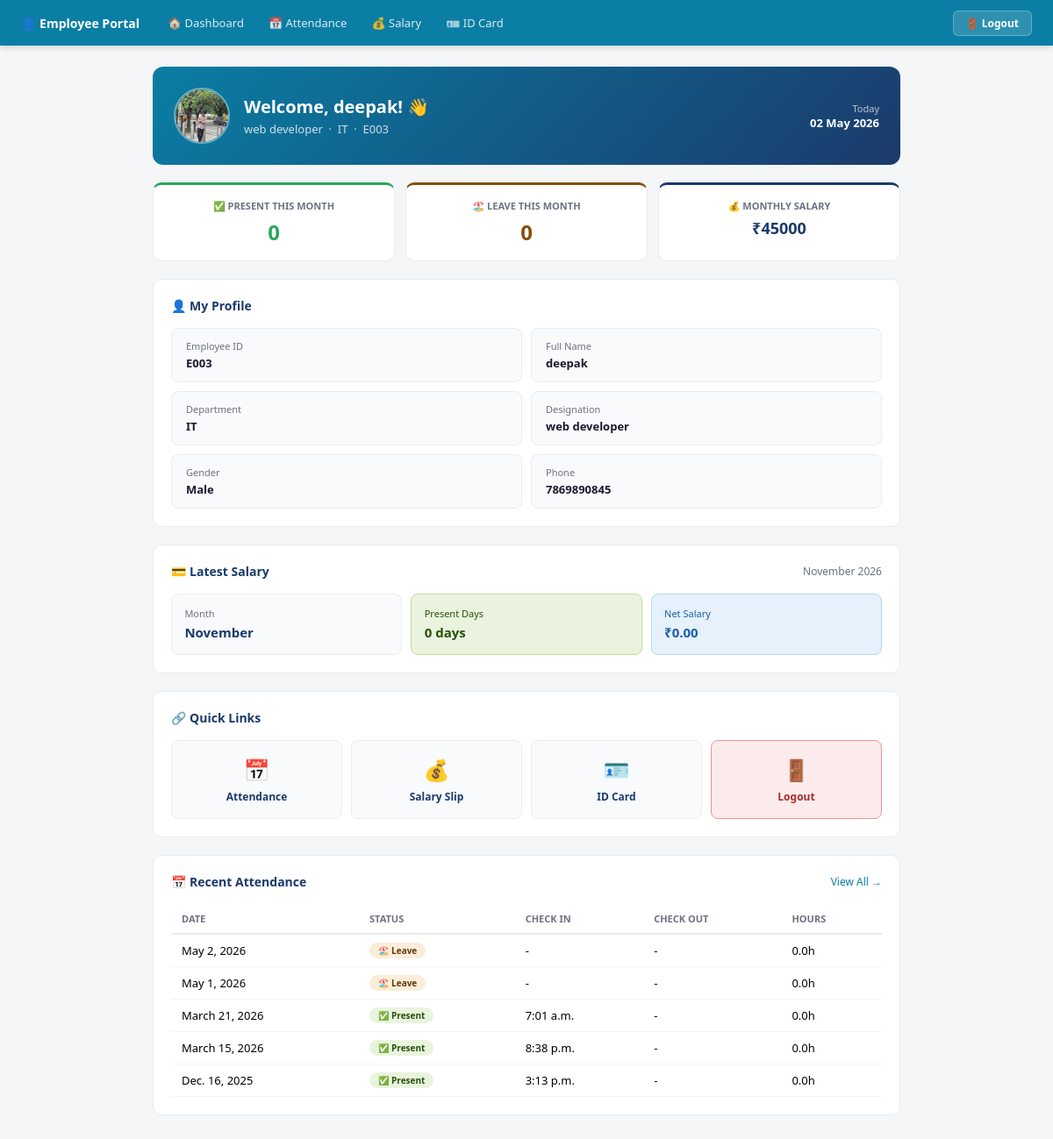
The page /emp_dashboard/ (signed in) on the database its author committed.
### app/models.py (models this page shows, shortened)
class Employees(models.Model):
    user = models.OneToOneField(CustomUser, on_delete=models.CASCADE, null=True, blank=True)
    name = models.CharField(max_length=100)
    emp_id = models.CharField(max_length=20, unique=True, blank=True)
    Gender = models.CharField(choices=[('Male','Male'),('Female','Female'),('Other','Other')], max_length=10)
    phone = models.BigIntegerField()
    depertment = models.CharField(choices=[
        ('HR','HR'),('IT','IT'),('Finance','Finance'),
        ('Marketing','Marketing'),('Sales','Sales')
    ], max_length=20)
    designation = models.CharField(max_length=50)
    salary = models.IntegerField(default=0)
    photo = models.ImageField(upload_to='image/', blank=True, null=True)

class emp_Salary(models.Model):
    employee = models.ForeignKey(Employees, on_delete=models.CASCADE)
    month = models.CharField(max_length=20)
    year = models.IntegerField()
    present_days = models.IntegerField(default=0)
    salary = models.DecimalField(max_digits=10, decimal_places=2, default=0)

class Emp_Attendance(models.Model):
    employee = models.ForeignKey(Employees, on_delete=models.CASCADE)
    date = models.DateField()
    status = models.CharField(choices=[
        ('present','Present'),('absent','Absent'),('leave','Leave')
    ], max_length=10, null=True, blank=True)
    check_in = models.TimeField(null=True, blank=True)
    check_out = models.TimeField(null=True, blank=True)
    total_hours = models.FloatField(default=0)

### app/views.py (the view, shortened to what this page needs)
# urls.py: path('emp_dashboard/', dashboard_view, name='emp_dashboard'),
@login_required
def dashboard_view(request):
    emp = Employees.objects.filter(user=request.user).first()
    today = datetime.now().date()
    att   = Emp_Attendance.objects.filter(employee=emp)
    return render(request, 'Employee/employee_dashboard.html', {
        'employee':        emp,
        'attendance_list': att.order_by('-date')[:5],
        'present_days':    att.filter(
            status__icontains="present",
            date__month=today.month,
            date__year=today.year
        ).count(),
        'absent_days':     att.filter(
            status__icontains="leave",
            date__month=today.month,
            date__year=today.year
        ).count(),
        'latest_salary':   emp_Salary.objects.filter(employee=emp).order_by('-year', '-month').first(),
    })

### app/templates/Employee/employee_dashboard.html (shortened to what this page needs)
{% include "Employee/employee_navbar.html" %}
<!DOCTYPE html>
<html lang="en">
<head>
</head>
<body>
<div class="content">
{% if not employee %}
<div class="no-emp">
  <div style="font-size:52px;margin-bottom:1rem">⚠️</div>
  <div style="font-size:18px;font-weight:700;color:#1B3A6B;margin-bottom:0.5rem">No Employee Record Found</div>
  <div style="font-size:13px;color:#6B7280;margin-bottom:1.5rem;line-height:1.7">
  </div>
  <a href="{% url 'employee-login' %}" style="background:#1B3A6B;color:#fff;padding:9px 24px;border-radius:7px;text-decoration:none;font-size:13px;font-weight:600">← Back to Login</a>
</div>
{% else %}
<div class="welcome">
  {% if employee.photo %}
    <img src="{{ employee.photo.url }}" style="width:64px;height:64px;border-radius:50%;object-fit:cover;border:2px solid rgba(255,255,255,0.4);flex-shrink:0">
  {% else %}
    <div class="avatar">{{ employee.name|first|upper }}</div>
  {% endif %}
  <div style="flex:1">
    <div class="welcome-name">Welcome, {{ employee.name }}! 👋</div>
    <div class="welcome-sub">{{ employee.designation }} &nbsp;·&nbsp; {{ employee.depertment }} &nbsp;·&nbsp; {{ employee.emp_id }}</div>
  </div>
  <div style="text-align:right">
    <div style="font-size:11px;color:rgba(255,255,255,0.7)">Today</div>
    <div style="font-size:13px;font-weight:600;color:#fff">{% now "d M Y" %}</div>
  </div>
</div>
<div class="stat-grid">
  <div class="stat-card" style="border-top:3px solid #27A85A">
    <div class="stat-label">✅ Present This Month</div>
    <div class="stat-val" style="color:#27A85A">{{ present_days }}</div>
  </div>
  <div class="stat-card" style="border-top:3px solid #854F0B">
    <div class="stat-label">🏖️ Leave This Month</div>
    <div class="stat-val" style="color:#854F0B">{{ absent_days }}</div>
  </div>
  <div class="stat-card" style="border-top:3px solid #1B3A6B">
    <div class="stat-label">💰 Monthly Salary</div>
    <div class="stat-val" style="font-size:18px">₹{{ employee.salary }}</div>
  </div>
</div>
<div class="card">
  <div class="card-title">👤 My Profile</div>
  <div class="info-grid">
    <div class="info-item">
      <div class="info-label">Employee ID</div>
      <div class="info-val">{{ employee.emp_id }}</div>
    </div>
    <div class="info-item">
      <div class="info-label">Full Name</div>
      <div class="info-val">{{ employee.name }}</div>
    </div>
    <div class="info-item">
      <div class="info-label">Department</div>
      <div class="info-val">{{ employee.depertment }}</div>
    </div>
    <div class="info-item">
      <div class="info-label">Designation</div>
      <div class="info-val">{{ employee.designation }}</div>
    </div>
    <div class="info-item">
      <div class="info-label">Gender</div>
      <div class="info-val">{{ employee.Gender }}</div>
    </div>
    <div class="info-item">
      <div class="info-label">Phone</div>
      <div class="info-val">{{ employee.phone }}</div>
    </div>
  </div>
</div>
{% if latest_salary %}
<div class="card">
  <div class="card-title">
    💳 Latest Salary
    <span style="font-size:12px;color:#6B7280;font-weight:400">{{ latest_salary.month }} {{ latest_salary.year }}</span>
  </div>
  <div style="display:grid;grid-template-columns:1fr 1fr 1fr;gap:10px">
    <div style="background:#F8FAFC;border:1px solid #E8ECF0;padding:0.9rem;border-radius:8px">
      <div style="font-size:11px;color:#6B7280;margin-bottom:4px">Month</div>
      <div style="font-size:15px;font-weight:600;color:#1B3A6B">{{ latest_salary.month }}</div>
    </div>
    <div style="background:#EAF3DE;border:1px solid #C0DD97;padding:0.9rem;border-radius:8px">
      <div style="font-size:11px;color:#27500A;margin-bottom:4px">Present Days</div>
      <div style="font-size:15px;font-weight:600;color:#27500A">{{ latest_salary.present_days }} days</div>
    </div>
    <div style="background:#E6F1FB;border:1px solid #B8D4F5;padding:0.9rem;border-radius:8px">
      <div style="font-size:11px;color:#185FA5;margin-bottom:4px">Net Salary</div>
      <div style="font-size:15px;font-weight:600;color:#185FA5">₹{{ latest_salary.salary }}</div>
    </div>
  </div>
</div>
{% endif %}
<div class="card">
  <div class="card-title">🔗 Quick Links</div>
  <div style="display:grid;grid-template-columns:repeat(4,1fr);gap:10px">
    <a href="{% url 'emp-attendance' %}" style="background:#F8FAFC;border:1px solid #E8ECF0;border-radius:8px;padding:1rem;text-align:center;text-decoration:none;display:block">
      <div style="font-size:24px;margin-bottom:6px">📅</div>
      <div style="font-size:12px;font-weight:600;color:#1B3A6B">Attendance</div>
    </a>
    <a href="{% url 'silp_view' %}" style="background:#F8FAFC;border:1px solid #E8ECF0;border-radius:8px;padding:1rem;text-align:center;text-decoration:none;display:block">
      <div style="font-size:24px;margin-bottom:6px">💰</div>
      <div style="font-size:12px;font-weight:600;color:#1B3A6B">Salary Slip</div>
    </a>
    <a href="{% url 'id-details' %}" style="background:#F8FAFC;border:1px solid #E8ECF0;border-radius:8px;padding:1rem;text-align:center;text-decoration:none;display:block">
      <div style="font-size:24px;margin-bottom:6px">🪪</div>
      <div style="font-size:12px;font-weight:600;color:#1B3A6B">ID Card</div>
    </a>
    <a href="{% url 'logout' %}" style="background:#FCEBEB;border:1px solid #F09595;border-radius:8px;padding:1rem;text-align:center;text-decoration:none;display:block">
      <div style="font-size:24px;margin-bottom:6px">🚪</div>
      <div style="font-size:12px;font-weight:600;color:#A32D2D">Logout</div>
    </a>
  </div>
</div>
<div class="card">
  <div class="card-title">
    📅 Recent Attendance
    <a href="{% url 'emp-attendance' %}" style="font-size:12px;color:#0A7EA4;text-decoration:none;font-weight:500">View All →</a>
  </div>
  <table class="table">
    <thead>
      <tr>
        <th>Date</th>
        <th>Status</th>
        <th>Check In</th>
        <th>Check Out</th>
        <th>Hours</th>
      </tr>
    </thead>
    <tbody>
      {% for a in attendance_list %}
      <tr>
        <td>{{ a.date }}</td>
        <td>
          {% if 'present' in a.status|lower %}
            <span class="badge" style="background:#EAF3DE;color:#27500A">✅ Present</span>
          {% elif 'absent' in a.status|lower %}
            <span class="badge" style="background:#FCEBEB;color:#A32D2D">❌ Absent</span>
          {% else %}
            <span class="badge" style="background:#FAEEDA;color:#633806">🏖️ Leave</span>
          {% endif %}
        </td>
        <td>{{ a.check_in|default:"-" }}</td>
        <td>{{ a.check_out|default:"-" }}</td>
        <td>{{ a.total_hours }}h</td>
      </tr>
      {% endfor %}
    </tbody>
  </table>
</div>
{% endif %}
</div>
</body>
</html>

### app/templates/Employee/employee_dashboard.html (style rules this page uses)
* { box-sizing:border-box;margin:0;padding:0 }
body { font-family:'Segoe UI',sans-serif;background:#F4F6F8 }
.content { padding:1.5rem;max-width:900px;margin:0 auto }
.welcome { background:linear-gradient(135deg,#0A7EA4,#1B3A6B);border-radius:12px;padding:1.5rem;color:#fff;margin-bottom:1.25rem;display:flex;align-items:center;gap:16px }
.welcome-name { font-size:20px;font-weight:700 }
.welcome-sub { font-size:13px;color:rgba(255,255,255,0.8);margin-top:3px }
.stat-grid { display:grid;grid-template-columns:repeat(3,1fr);gap:12px;margin-bottom:1.25rem }
.stat-card { background:#fff;border:1px solid #E8ECF0;border-radius:10px;padding:1rem;text-align:center }
.stat-label { font-size:11px;font-weight:600;color:#6B7280;margin-bottom:6px;text-transform:uppercase }
.stat-val { font-size:24px;font-weight:700;color:#1B3A6B }
.card { background:#fff;border:1px solid #E8ECF0;border-radius:10px;padding:1.25rem;margin-bottom:1.25rem }
.card-title { font-size:14px;font-weight:600;color:#1B3A6B;margin-bottom:1rem;display:flex;align-items:center;justify-content:space-between }
.table { width:100%;border-collapse:collapse;font-size:13px }
.table th { padding:9px 12px;text-align:left;font-size:11px;font-weight:600;color:#6B7280;text-transform:uppercase;border-bottom:2px solid #E8ECF0 }
.table td { padding:9px 12px;border-bottom:1px solid #F3F4F6 }
.badge { font-size:10px;font-weight:600;padding:2px 10px;border-radius:999px }
.info-grid { display:grid;grid-template-columns:1fr 1fr;gap:10px }
.info-item { background:#F8FAFC;border:1px solid #E8ECF0;border-radius:8px;padding:0.75rem 1rem }
.info-label { font-size:11px;color:#6B7280;font-weight:500;margin-bottom:3px }
.info-val { font-size:13px;font-weight:600;color:#1a1a2e }

### rows shown on the page
Employees: photo (picture), name "deepak", designation "web developer", depertment "IT", emp_id "E003", salary "45000", Gender "Male", phone "7869890845"
emp_Salary: month "November", year "2026", present_days "0", salary "0.00"
Emp_Attendance: date "May 2, 2026", shows "🏖️ Leave", check_in "-", check_out "-", total_hours "0.0"
Emp_Attendance: date "May 1, 2026", shows "🏖️ Leave", check_in "-", check_out "-", total_hours "0.0"
Emp_Attendance: date "March 21, 2026", status "✅ Present", check_in "7:01 a.m.", check_out "-", total_hours "0.0"
Emp_Attendance: date "March 15, 2026", status "✅ Present", check_in "8:38 p.m.", check_out "-", total_hours "0.0"
Emp_Attendance: date "Dec. 16, 2025", status "✅ Present", check_in "3:13 p.m.", check_out "-", total_hours "0.0"

### other values the page prints
{{ present_days }} "0"
{{ absent_days }} "0"
